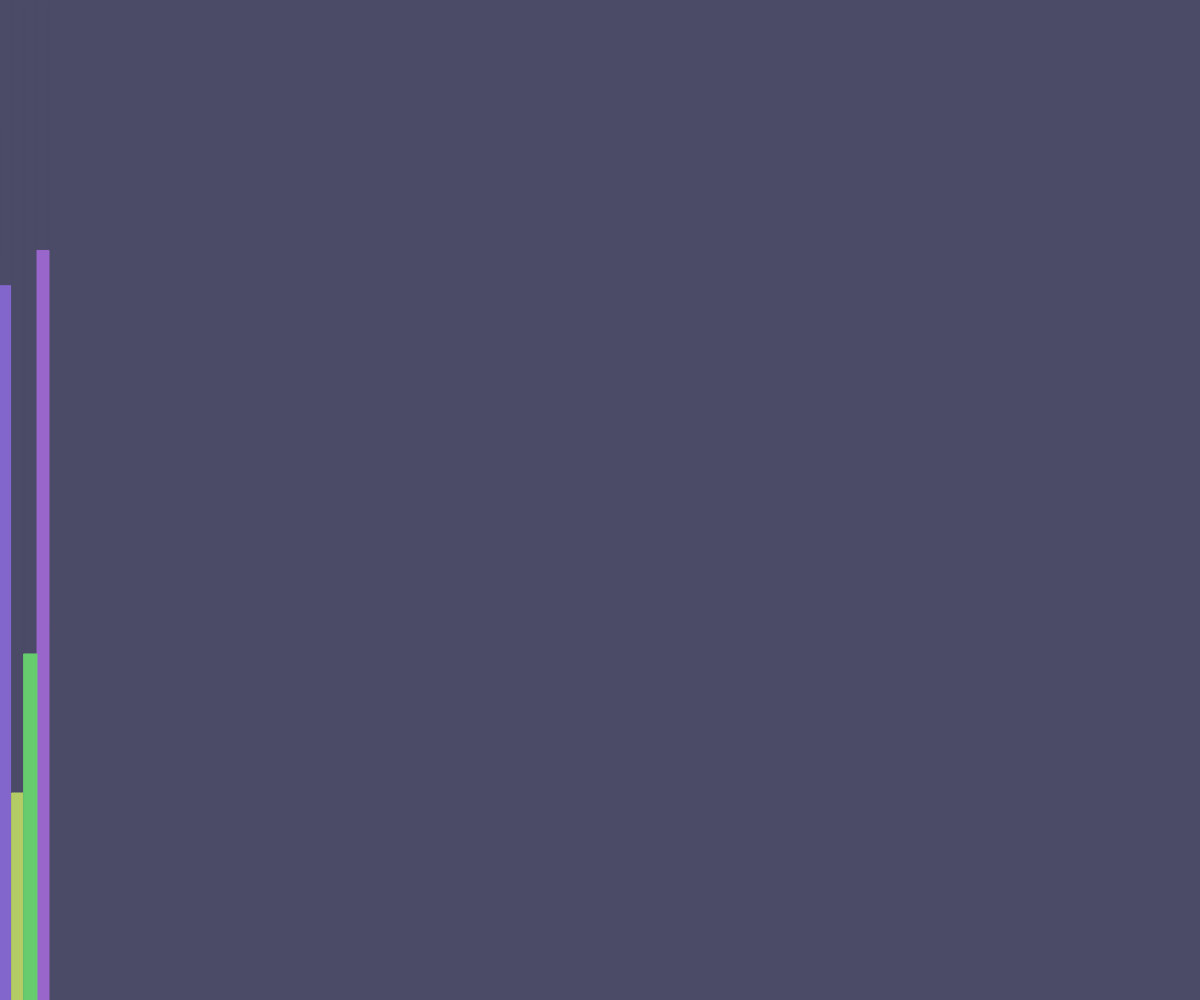
Frame 1 (no input)
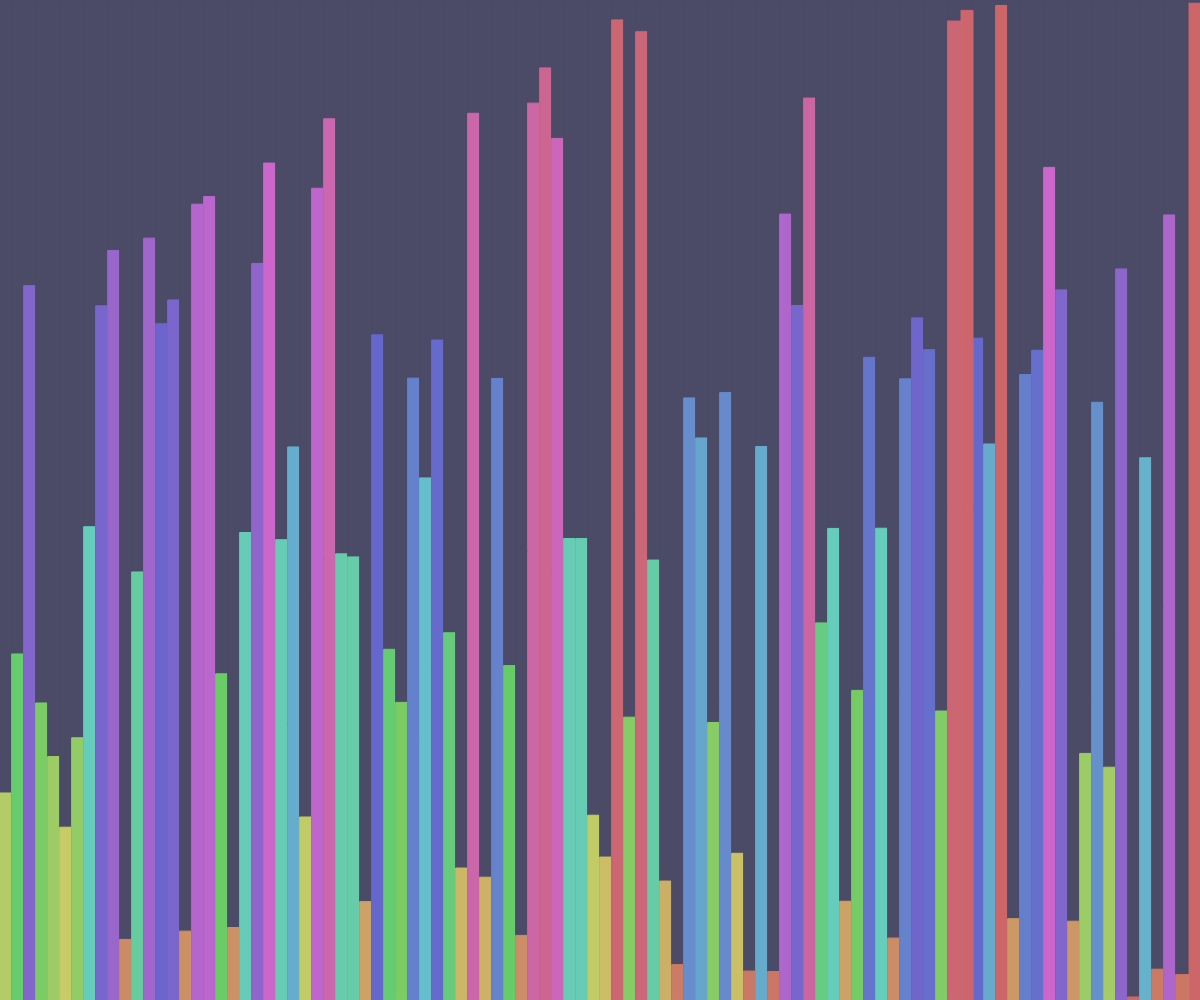
Frame 60 (no input)
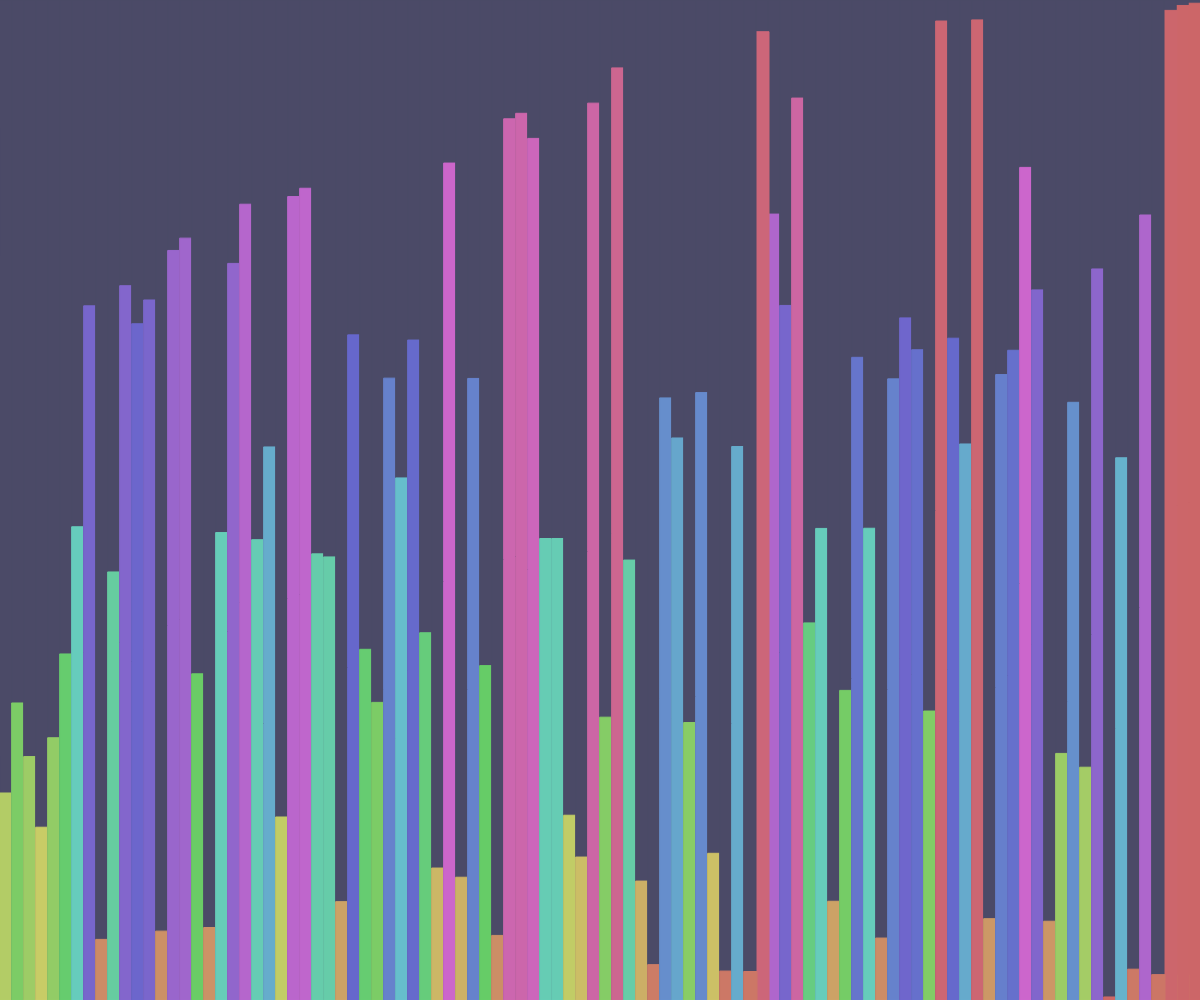
Frame 120 (the mouse pressed at the canvas centre since frame 60)

The p5.js sketch that drew these frames (run headless with seeded random() and noise() and a simulated clock; from frame 60 on, the mouse is pressed at the canvas centre):

// p5.js sketch
// ── sketch.js
let numbers = [];
let count = 100;

function setup() {
  createCanvas(windowWidth, windowHeight);
  for (let i = 0; i < count; i++) {
    numbers[i] = random(height);
  }
  background(color(75, 74, 103));
  colorMode(HSB);
}

function draw() {
  step();
  step();
  step();
}

let i = 0;
let j = count;

function step() {
  i = (i + 1) % j;

  drawRectangle(i);
  drawRectangle(i - 1);

  if (numbers[i] > numbers[i + 1]) {
    let temp = numbers[i + 1];
    numbers[i + 1] = numbers[i];
    numbers[i] = temp;
  }
  if (i == j - 1) {
    j--;
    i--;
  }
}

function drawRectangle(i) {
  colorMode(RGB);
  let c = color(75, 74, 103);
  fill(c);
  stroke(c);
  rect(i * (width / count), 0, (width / count), height);

  colorMode(HSB);
  c = color(360 * (numbers[i] / height), 50, 80);
  fill(c);
  stroke(c);
  rect(i * (width / count), height - numbers[i], (width / count) + 1, numbers[i]);
}
